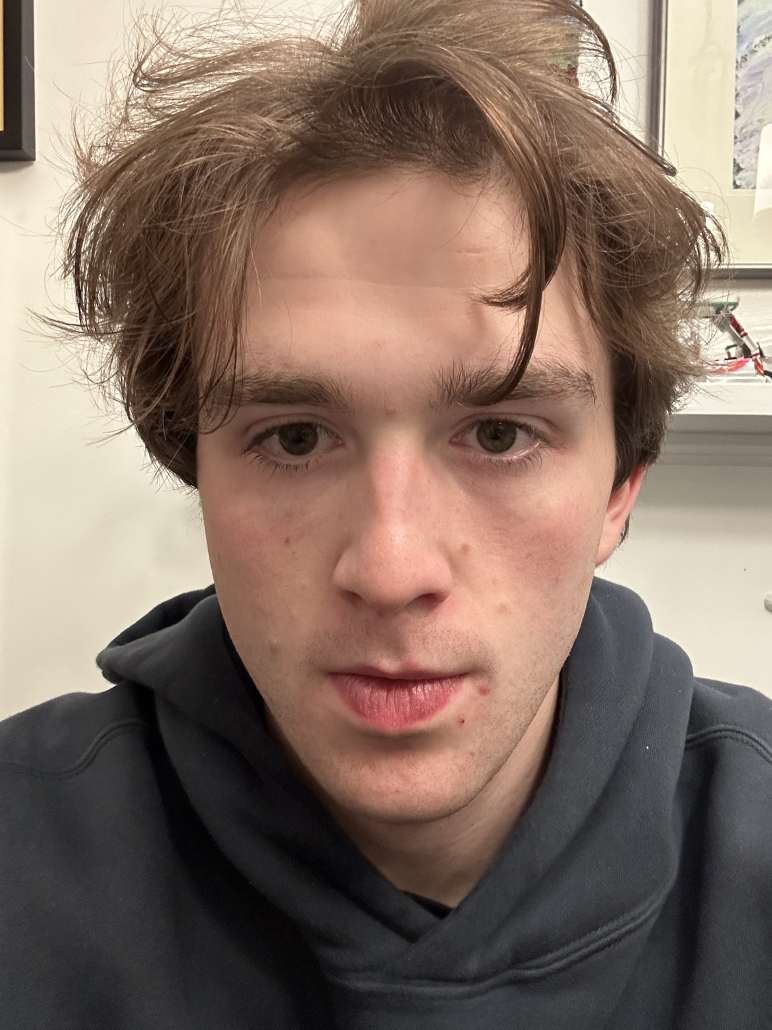
#> input picture A5/images/IMG_7156.JPG, 2316 x 3088 px (shown at 1/3 size)
$ python -i corners.py   (imports and definitions only)
#> lines starting #> are read from the running program, lines starting #| are printed output that depends on the picture; after the words box and inside, x2 and y2 are one past the last pixel; in counts of white or black regions, pixels touching at a corner belong together
import cv2
import numpy as np
from tkinter import Tk, filedialog, Button, Label
from PIL import Image, ImageTk


def detect_corners(file_path):
    """Detect corners in the selected image and display the result."""
#> called with file_path = 'images/IMG_7156.JPG'

    image = cv2.imread(file_path)
#> image is the input picture: shape (3088, 2316, 3); mean B, G, R 100.9, 112.6, 132.7
    if image is None:
        label_status.config(text="Error: Could not read image.")
        return

    gray = cv2.cvtColor(image, cv2.COLOR_BGR2GRAY)
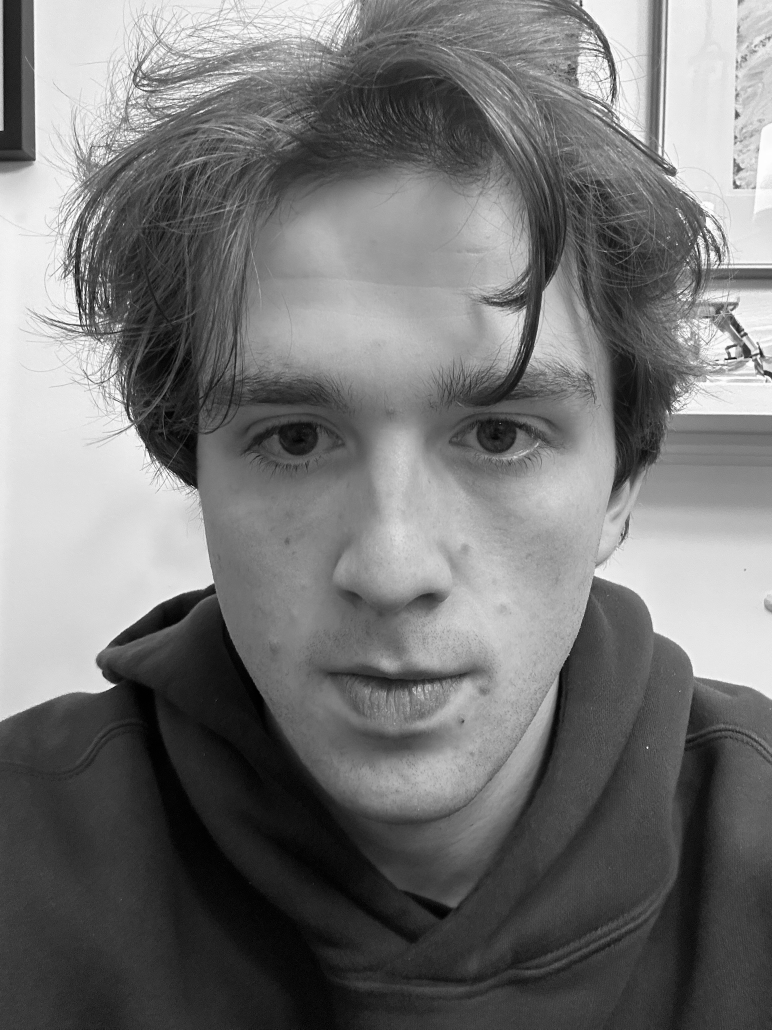
#> gray: shape (3088, 2316) (shown at 1/3 size); min 0, max 255, mean 117.3

    gray = np.float32(gray)
    dst = cv2.cornerHarris(gray, 2, 3, 0.04)

    dst = cv2.dilate(dst, None)

    image[dst > 0.01 * dst.max()] = [0, 0, 255]

    cv2.imshow("Corners Detected", image)
    cv2.waitKey(0)
    cv2.destroyAllWindows()


def browse_file():
    """Open file browser to select an image."""
    file_path = filedialog.askopenfilename(
        title="Select an Image",
        filetypes=(("Image Files", "*.jpg *.jpeg *.png *.bmp"), ("All Files", "*.*")),
    )
    if file_path:
        label_status.config(text=f"Selected File: {file_path}")
        # Display the image in the GUI
        img = Image.open(file_path)
        img.thumbnail((300, 300))
        img = ImageTk.PhotoImage(img)
        label_image.config(image=img)
        label_image.image = img

        detect_corners(file_path)


# [3 lines not run here, left out]

# [1 line that did not run here, left out]
# [1 line not run here, left out]

# [1 line that did not run here, left out]
# [1 line not run here, left out]

# [1 line that did not run here, left out]
# [3 lines not run here, left out]

>>> result = detect_corners('images/IMG_7156.JPG')

$ run again, on A5/images/baboon.png
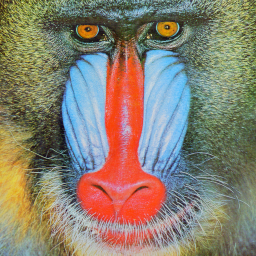
#> input picture A5/images/baboon.png, 256 x 256 px
#> in detect_corners, image is the input picture: shape (256, 256, 3); mean B, G, R 112.9, 128.7, 137.3
#> in detect_corners, `dst = cv2.dilate(dst, None)`:
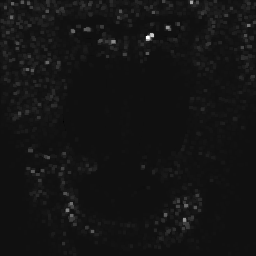
#> dst: shape (256, 256) float32; min -1237102.8, max 17768948, mean 304827.7; drawn with min black and max white
#> in detect_corners, `image[dst > 0.01 * dst.max()] = [0, 0, 255]`:
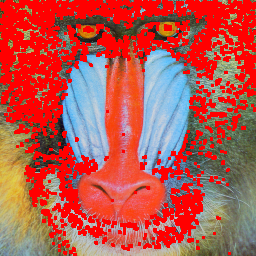
#> image: shape (256, 256, 3); mean B, G, R 78, 86.7, 184.4

$ run again, on A5/images/fingerprint.png
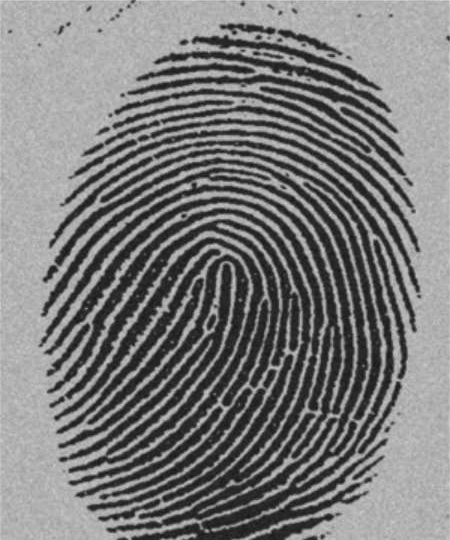
#> input picture A5/images/fingerprint.png, 450 x 540 px
#> in detect_corners, image is the input picture: shape (540, 450, 3); min 18, max 215, mean 123.4
#> in detect_corners, `dst = cv2.dilate(dst, None)`:
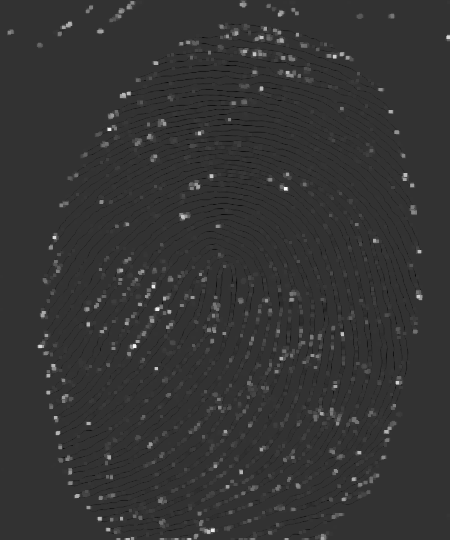
#> dst: shape (540, 450) float32; min -1229952.8, max 4996536, mean 51218.5; drawn with min black and max white
#> in detect_corners, `image[dst > 0.01 * dst.max()] = [0, 0, 255]`:
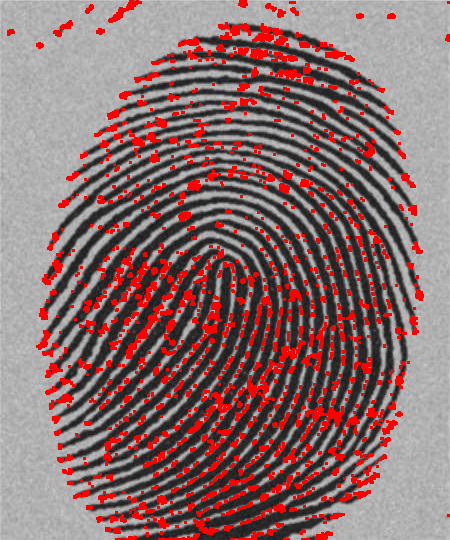
#> image: shape (540, 450, 3); 12.09% of pixels changed, all inside (x1, y1, x2, y2) = (7, 0, 450, 540)

$ run again, on A5/images/signal_hill.png
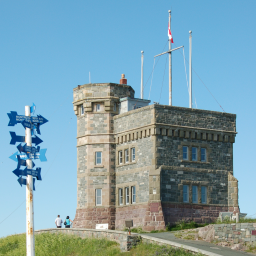
#> input picture A5/images/signal_hill.png, 256 x 256 px
#> in detect_corners, image is the input picture: shape (256, 256, 3); mean B, G, R 173.3, 160.9, 126.7
#> in detect_corners, `dst = cv2.dilate(dst, None)`:
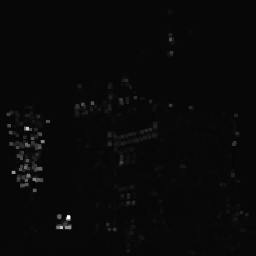
#> dst: shape (256, 256) float32; min -2166581.8, max 68340800, mean 478178.9; drawn with min black and max white
#> in detect_corners, `image[dst > 0.01 * dst.max()] = [0, 0, 255]`:
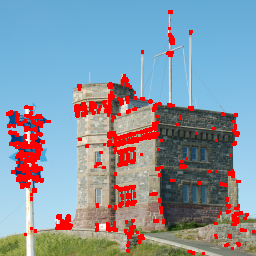
#> image: shape (256, 256, 3); 8.4% of pixels changed, all inside (x1, y1, x2, y2) = (6, 10, 255, 255)
